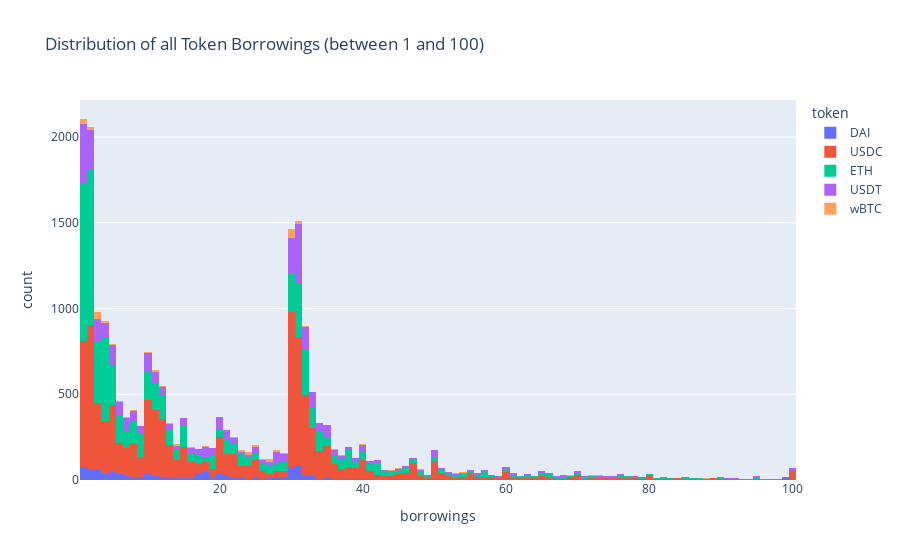

Notebook cell for this chart:
### Code cell
tmp = [
    {'token': token, 'borrowings': user_state.token_states[token].borrowings * prices.prices[token] / 10**constants.get_decimals(token)}
    for user_state in state.user_states.values()
    for token in constants.symbol_decimals_map.keys()
]

token_data = pandas.DataFrame(tmp)
token_data['borrowings'] = token_data['borrowings'].astype(float)
token_data = token_data[token_data['borrowings'] < 100] 
token_data = token_data[token_data['borrowings'] > 1] 
fig = px.histogram(token_data, x='borrowings', color='token', title='Distribution of all Token Borrowings (between 1 and 100)', nbins = 100)
fig.show()

### Figure 1 — Plotly figure (JSON) as saved in the notebook; plotly's stock layout.template omitted (floating-point values rounded to 4 significant figures; data arrays with more than 128 entries replaced by an {"elided": "..."} marker saying what was removed)
{"data": [{"alignmentgroup": "True", "bingroup": "x", "hovertemplate": "token=DAI<br>borrowings=%{x}<br>count=%{y}<extra></extra>", "legendgroup": "DAI", "marker": {"color": "#636efa", "pattern": {"shape": ""}}, "name": "DAI", "nbinsx": 100, "offsetgroup": "DAI", "orientation": "v", "showlegend": true, "type": "histogram", "x": {"elided": "1140 float values"}, "xaxis": "x", "yaxis": "y"}, {"alignmentgroup": "True", "bingroup": "x", "hovertemplate": "token=USDC<br>borrowings=%{x}<br>count=%{y}<extra></extra>", "legendgroup": "USDC", "marker": {"color": "#EF553B", "pattern": {"shape": ""}}, "name": "USDC", "nbinsx": 100, "offsetgroup": "USDC", "orientation": "v", "showlegend": true, "type": "histogram", "x": {"elided": "10204 float values"}, "xaxis": "x", "yaxis": "y"}, {"alignmentgroup": "True", "bingroup": "x", "hovertemplate": "token=ETH<br>borrowings=%{x}<br>count=%{y}<extra></extra>", "legendgroup": "ETH", "marker": {"color": "#00cc96", "pattern": {"shape": ""}}, "name": "ETH", "nbinsx": 100, "offsetgroup": "ETH", "orientation": "v", "showlegend": true, "type": "histogram", "x": {"elided": "7070 float values"}, "xaxis": "x", "yaxis": "y"}, {"alignmentgroup": "True", "bingroup": "x", "hovertemplate": "token=USDT<br>borrowings=%{x}<br>count=%{y}<extra></extra>", "legendgroup": "USDT", "marker": {"color": "#ab63fa", "pattern": {"shape": ""}}, "name": "USDT", "nbinsx": 100, "offsetgroup": "USDT", "orientation": "v", "showlegend": true, "type": "histogram", "x": {"elided": "3402 float values"}, "xaxis": "x", "yaxis": "y"}, {"alignmentgroup": "True", "bingroup": "x", "hovertemplate": "token=wBTC<br>borrowings=%{x}<br>count=%{y}<extra></extra>", "legendgroup": "wBTC", "marker": {"color": "#FFA15A", "pattern": {"shape": ""}}, "name": "wBTC", "nbinsx": 100, "offsetgroup": "wBTC", "orientation": "v", "showlegend": true, "type": "histogram", "x": {"elided": "396 float values"}, "xaxis": "x", "yaxis": "y"}], "layout": {"barmode": "relative", "legend": {"title": {"text": "token"}, "tracegroupgap": 0}, "title": {"text": "Distribution of all Token Borrowings (between 1 and 100)"}, "xaxis": {"anchor": "y", "domain": [0, 1], "title": {"text": "borrowings"}}, "yaxis": {"anchor": "x", "domain": [0, 1], "title": {"text": "count"}}}}
